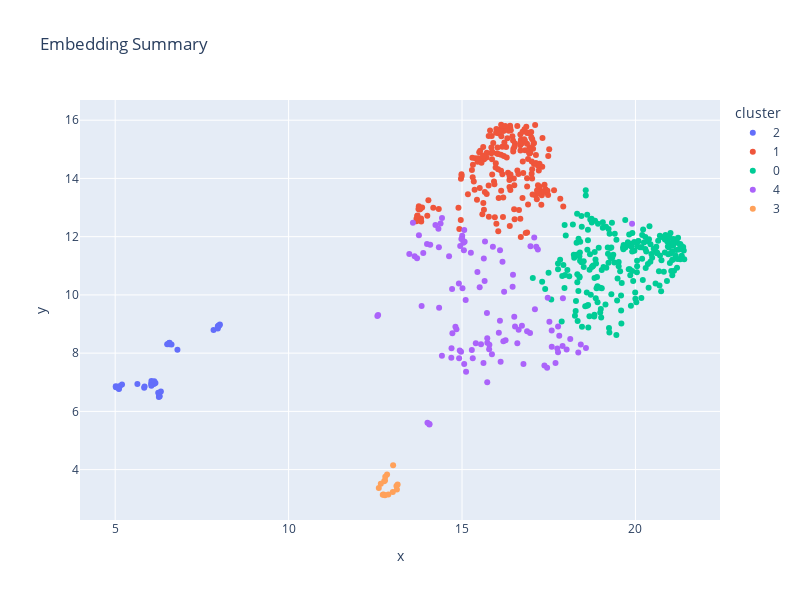

Notebook source saved alongside this figure:
### Code cell
df_for_kmeans = data_visualization.get_df_for_plot(low_dim_embeddings_umap, labels, date_labels, k_means.labels_)
filtered_df = data_visualization.filter_df(df_for_kmeans, DAYS)
fig_kmeans, dff = data_visualization.embedding_scatter_plot(filtered_df)
fig_kmeans.show()
